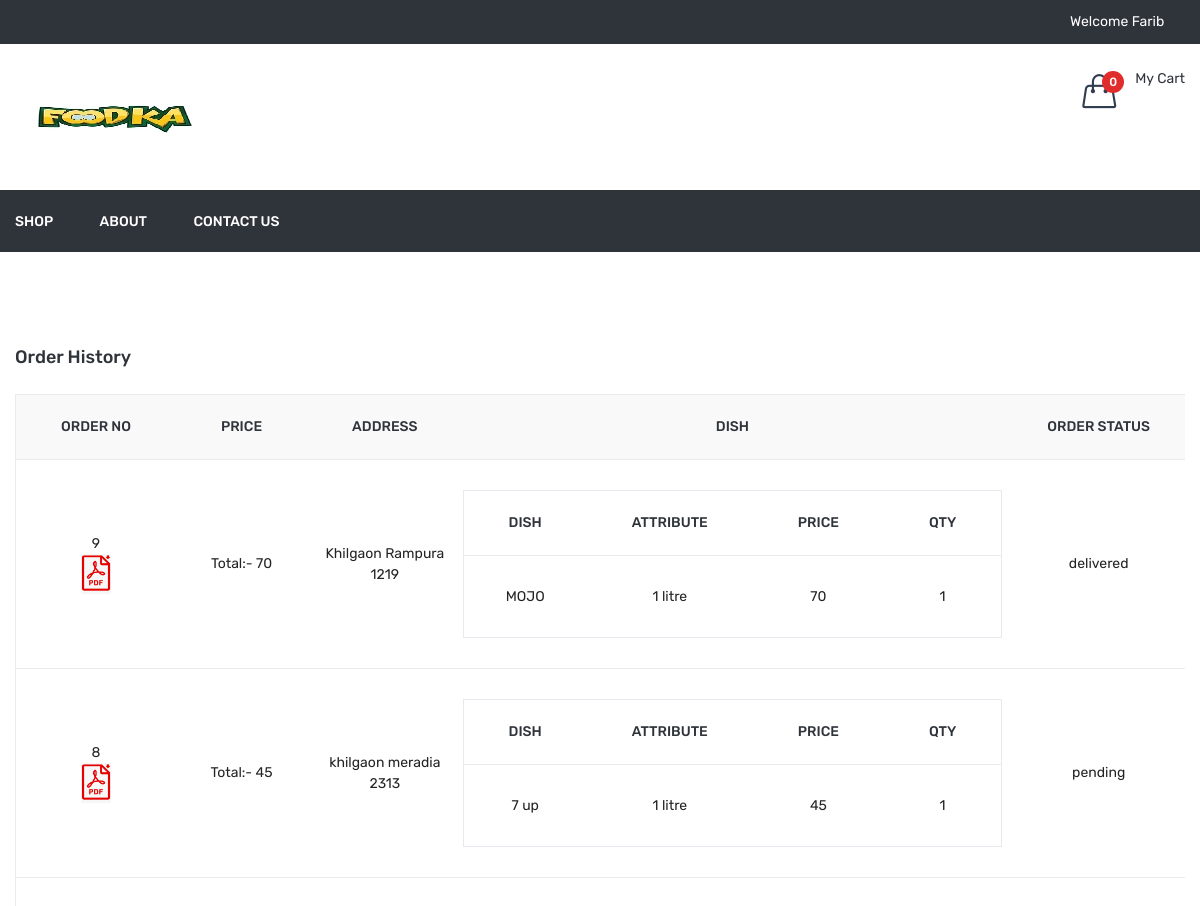
Page /order_history.php (signed in, upper part) on the earlier database version.
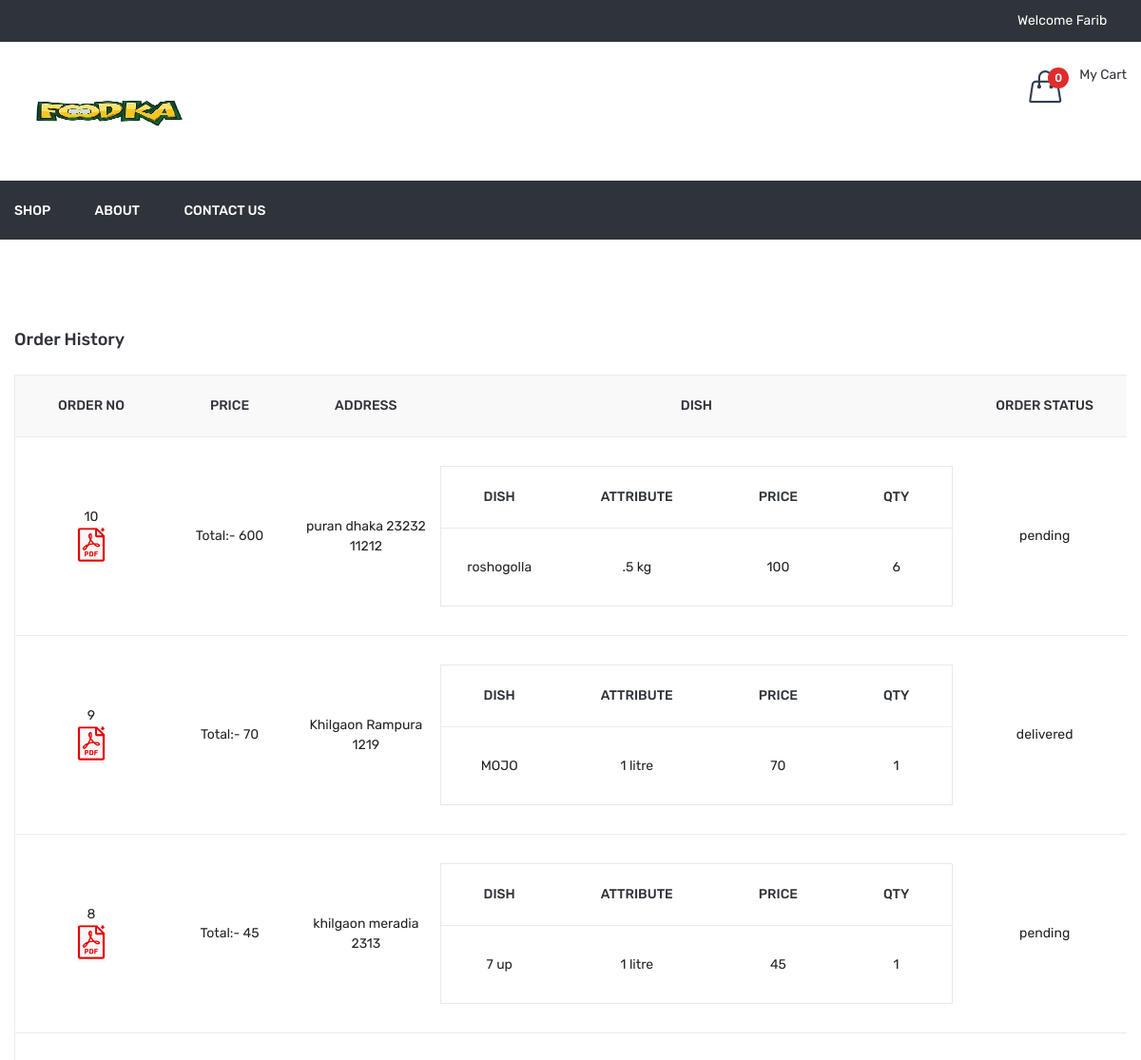
Same page on the later database version.
### tables this page shows
CREATE TABLE `order_master` (
  `id` int(11) NOT NULL,
  `user_id` int(11) NOT NULL,
  `name` varchar(50) NOT NULL,
  `email` varchar(50) NOT NULL,
  `mobile` varchar(50) NOT NULL,
  `address` text NOT NULL,
  `total_price` float NOT NULL,
  `coupon_code` varchar(20) NOT NULL,
  `final_price` float NOT NULL,
  `zipcode` varchar(10) NOT NULL,
  `delivery_boy_id` int(11) NOT NULL,
  `payment_status` varchar(20) NOT NULL,
  `payment_type` varchar(10) NOT NULL,
  `payment_id` varchar(100) NOT NULL,
  `order_status` int(11) NOT NULL,
  `added_on` datetime NOT NULL,
  `delivered_on` datetime NOT NULL
);

CREATE TABLE `order_detail` (
  `id` int(11) NOT NULL,
  `order_id` int(11) NOT NULL,
  `dish_details_id` int(11) NOT NULL,
  `price` float NOT NULL,
  `qty` int(11) NOT NULL
);

CREATE TABLE `dish` (
  `id` int(11) NOT NULL,
  `category_id` int(11) NOT NULL,
  `dish` varchar(100) NOT NULL,
  `dish_detail` text NOT NULL,
  `image` varchar(100) NOT NULL,
  `type` enum('veg','non-veg') NOT NULL,
  `status` int(11) NOT NULL,
  `added_on` datetime NOT NULL
);

CREATE TABLE `dish_details` (
  `id` int(11) NOT NULL,
  `dish_id` int(11) NOT NULL,
  `attribute` varchar(100) NOT NULL,
  `price` int(11) NOT NULL,
  `status` int(11) NOT NULL,
  `added_on` datetime NOT NULL
);

CREATE TABLE `order_status` (
  `id` int(11) NOT NULL,
  `order_status` varchar(50) NOT NULL
);

### function.inc.php (called while the page is built, shortened)
	<?php
function getOrderDetails($oid){
	global $con;
	$sql="select order_detail.price,order_detail.qty,dish_details.attribute,dish.dish,order_detail.dish_details_id
  from order_detail,dish_details,dish
  WHERE
  order_detail.order_id=$oid AND
  order_detail.dish_details_id=dish_details.id AND
  dish_details.dish_id=dish.id";
	$data=array();
	$res=mysqli_query($con,$sql);
	while($row=mysqli_fetch_assoc($res)){
		$data[]=$row;
	}
	return $data;
}
?>

### order_history.php (the view, shortened to what this page needs)
<?php
include ("header.php");
$uid=$_SESSION['FOOD_USER_ID'];
$sql="select order_master.*,order_status.order_status as order_status_str from order_master,order_status where order_master.order_status=order_status.id and order_master.user_id='$uid' order by order_master.id desc";
$res=mysqli_query($con,$sql);
?>
<div class="cart-main-area pt-95 pb-100">
            <div class="container">
                <h3 class="page-title">Order History</h3>
                <div class="row">
                    <div class="col-lg-12 col-md-12 col-sm-12 col-12">
                        <form method="post">
							<div class="table-content table-responsive">
                                <table>
                                    <thead>
                                        <tr>
                                            <th>Order No</th>
                                            <th>Price</th>
                                            <th>Address</th>
                                            <th>Dish</th>
                                            <th>Order Status</th>
                                        </tr>
                                    </thead>
                                    <tbody>
										<?php if(mysqli_num_rows($res)>0){
										while($row=mysqli_fetch_assoc($res)){
										?>
										<tr>
                                            <td><?php echo $row['id']?>
											<br/>
											<a href="<?php echo FRONT_SITE_PATH?>download_invoice?id=<?php echo $row['id']?>"><img src='<?php echo FRONT_SITE_PATH?>assets/img/icon-img/pdf.png' width="30px" title="Download Invoice"/></a>
											</td>
                                           <td style="font-size:14px;">
											Total:- <?php echo $row['total_price']?><br/>
											</td>
                                            <td><?php echo $row['address']?><br/>
											<?php echo $row['zipcode']?></td>
											<td>
												<table style="border:1px solid #e9e8ef;">
												<tr>
													<th>Dish</th>
													<th>Attribute</th>
													<th>Price</th>
													<th>Qty</th>
												</tr>
												<?php
												$getOrderDetails=getOrderDetails($row['id']);
												foreach($getOrderDetails as $list){
													?>
														<tr>
															<td><?php echo $list['dish']?></td>
															<td><?php echo $list['attribute']?></td>
															<td><?php echo $list['price']?></td>
															<td><?php echo $list['qty']?></td>
														</tr>
													<?php
												}
												?>
												</table>
											</td>
											<td><?php echo $row['order_status_str']?></td>
                                        </tr>
										<?php }} ?>
                                    </tbody>
                                </table>
                            </div>
                        </form>
                    </div>
                </div>
            </div>
        </div>
<?php
include("footer.php");
?>

Differences in the rows shown:
added order_master: id "10", total_price "600", address "puran dhaka 23232", zipcode "11212", order_status.order_status "pending"
added order_detail: dish.dish "roshogolla", dish_details.attribute ".5 kg", price "100", qty "6", shown under "10"
